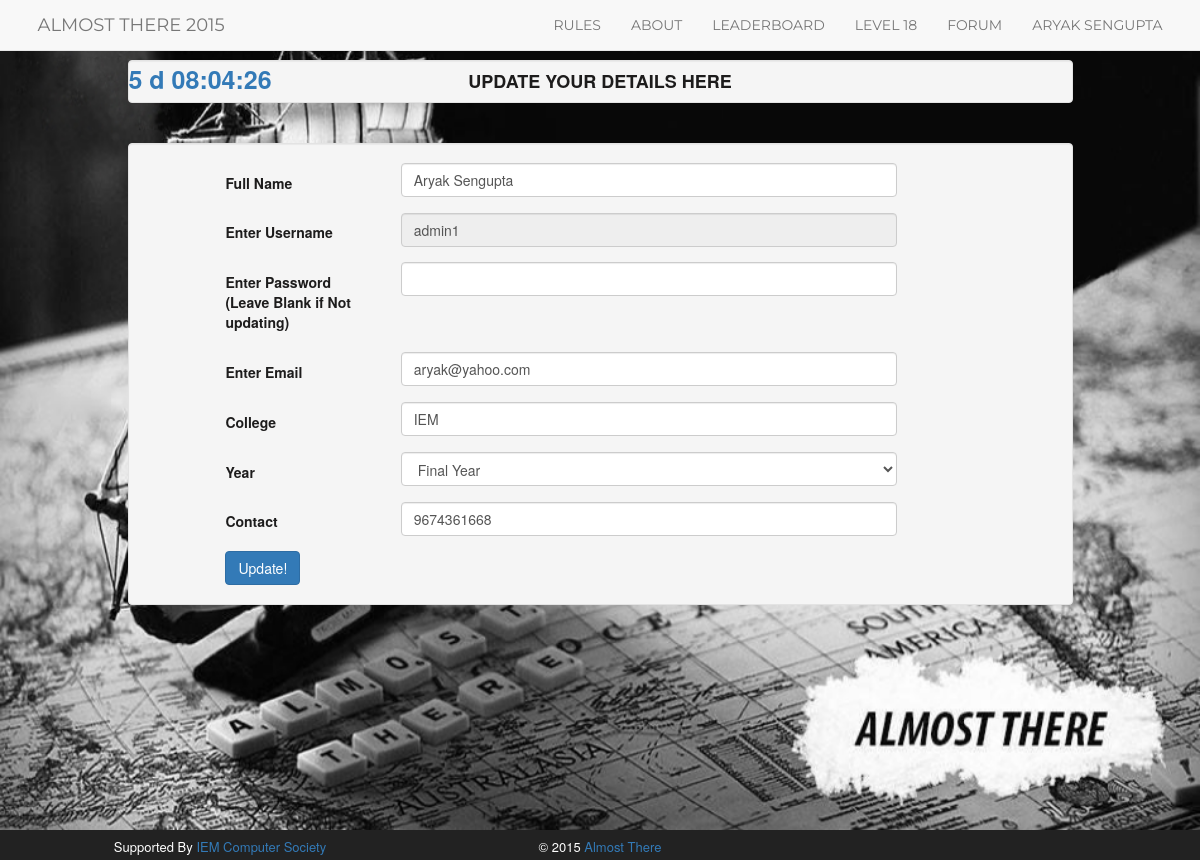
Screenshot of /update.php (signed in) with the database file from the repository.
### tables this page shows
CREATE TABLE IF NOT EXISTS `progress` (
  `user_id` int(11) NOT NULL,
  `level` int(11) NOT NULL,
  `attempts` int(255) NOT NULL,
  `latest_attempt` timestamp NOT NULL DEFAULT CURRENT_TIMESTAMP ON UPDATE CURRENT_TIMESTAMP
);

CREATE TABLE IF NOT EXISTS `users` (
  `user_id` int(11) NOT NULL,
  `username` varchar(1000) NOT NULL,
  `password` varchar(1000) NOT NULL,
  `full_name` varchar(1000) NOT NULL,
  `college` varchar(1000) NOT NULL,
  `year` int(11) NOT NULL,
  `email` varchar(1000) NOT NULL,
  `contact` bigint(20) NOT NULL,
  `role` int(11) NOT NULL
);

### class/dataManager.php (called while the page is built, shortened)
<?php
class dataManager {
    public $db_conn;
    private $host = MYSQL_HOST ;
    private $db_name = MYSQL_DB;
    function __construct() {
        try {
        $this->db_conn = new PDO("mysql:host=$this->host;dbname=$this->db_name;",MYSQL_USER,MYSQL_PASSWORD);
        }  catch (PDOException $ex) {
            return $ex->getMessage();
        }
    }
    function isLogged() {
        if(T_LOGGED==1) return true;
        else return false;
    }
    function getUser($user_id) {
        $query = $this->db_conn->prepare('SELECT * FROM users WHERE user_id = ?');
        $values = array($user_id);
        $query->execute($values);
        $result = $query->fetch(PDO::FETCH_OBJ);
        return $result;
    }
    function getLevel($user_id) {
        $query = $this->db_conn->prepare('SELECT level FROM progress WHERE user_id = ?');
        $values = array($user_id);
        $query->execute($values);
        $obj = $query->fetch(PDO::FETCH_OBJ);
        return $obj->level;
    }
}
?>

### update.php (the view, shortened to what this page needs)
<?php
require_once 'class/dataManager.php';
$dm = new dataManager();
$curr_user = $dm->getuser(T_USER_ID);
?>
<!DOCTYPE html>
<html lang="en">
  <head>
    <link href="css/bootstrap.css" rel="stylesheet" media="screen">
    <link rel="stylesheet" href="css/bootstrap.min.css" >
    <link rel="stylesheet" href="css/treasure.css">
  </head>
  <body>
    <?php include 'includes/navbar.php'; ?>
    <div class="container main_body">
        <div class="row">
            <div class="col-md-1"></div>
            <div class="col-md-10">
                 <div class="well"  style="padding:0;">
                    <div class="row">
                        <div class="col-md-4">
<div class = "clock">
	<a href="#" id="timer"></a></div>
</div>
                        <div class="col-md-4">
                            <h4 id="levelno" align="center"><strong>UPDATE YOUR DETAILS HERE</strong></h4>
                        </div>
                        <div class="col-md-4"></div>
                    </div>
                </div>
                <br>
                <?php
                if($dm->isLogged()) {
                if(isset($success)) {
                    ?>
                <div class="well">
                    <h3 align="center">Your details has been updated in the system!</h3>
                    <p align="center">Click <a href="play.php">here</a> to continue Playing!</p>
                </div>
                    <?php
                }else{
                ?>
                 <div class="well">
                     <div class="row">
                     <div class="col-md-1"></div>
                     <div class="col-md-9">
                <form method="post" action="">
                  <div class="form-group" >
                    <div class="row">
                        <div class="col-md-3"><label id="reg_form">Full Name</label></div>
                        <div class="col-md-9">
                       <input type="text" class="form-control" name="full_name" id="full_name" placeholder="Enter your full name" value="<?php echo $curr_user->full_name; ?>">
                        </div>
                    </div>
                  </div>
                  <div class="form-group" >
                    <div class="row">
                        <div class="col-md-3"><label id="reg_form">Enter Username</label></div>
                        <div class="col-md-9">
                       <input type="text" class="form-control" name="username" id="username" placeholder="Enter your username" value="<?php echo $curr_user->username; ?>" disabled>
                        </div>
                    </div>
                  </div>
                  <div class="form-group" >
                    <div class="row">
                        <div class="col-md-3"><label id="reg_form">Enter Password (Leave Blank if Not updating)</label></div>
                        <div class="col-md-9">
                       <input type="password" class="form-control" name="userpass" id="userpass">
                        </div>
                    </div>
                  </div>
                  <div class="form-group" >
                    <div class="row">
                        <div class="col-md-3"><label id="reg_form">Enter Email</label></div>
                        <div class="col-md-9">
                       <input type="email" class="form-control" name="useremail" id="useremail" placeholder="yourname@abc.com" value="<?php echo $curr_user->email; ?>">
                        </div>
                    </div>
                  </div>
                  <div class="form-group" >
                    <div class="row">
                        <div class="col-md-3"><label id="reg_form">College</label></div>
                        <div class="col-md-9">
                       <input type="text" class="form-control" name="usercollege" id="usercollege" placeholder="Enter your College Name" value="<?php echo $curr_user->college; ?>">
                        </div>
                    </div>
                  </div>
                  <div class="form-group" >
                    <div class="row">
                        <div class="col-md-3"><label id="reg_form">Year</label></div>
                        <div class="col-md-9">
                       <select class="form-control" name="useryear" >
                            <option value="4" <?php if($curr_user->year == 4) echo 'selected="selected"'; ?>>Final Year</option>
                        </select>
                        </div>
                    </div>
                  </div>
                  <div class="form-group" >
                    <div class="row">
                        <div class="col-md-3"><label id="reg_form">Contact</label></div>
                        <div class="col-md-9">
                       <input type="text" class="form-control" name="usercontact" id="usercontact" value="<?php echo $curr_user->contact; ?>" onkeypress="return isNumberKey(event);">
                        </div>
                    </div>
                  </div>
                <input type="submit" class="btn btn-primary" name="submit" value="Update!" onclick="return validate();"/>
               </form>
                     </div>
                     <div class="col-md-2"></div>
                     </div>
                     </div>
                <?php } } else echo '<div class="well"><h3 class="text-danger" align="center">Sorry, you must Login first!</h3></div>'; ?>
            </div>
            <div class="col-md-1"></div>
        </div>
    </div>
    <?php include 'includes/footer.php'; ?>
  </body>
</html>

### includes/navbar.php (shortened to what this page needs)
<nav class="navbar navbar-default navbar-fixed-top navbar-right" role="navigation">
      <div class="container">
        <div class="navbar-header">
          <a class="navbar-brand active" href="index.php">ALMOST THERE 2015</a>
        </div>
        <div class="collapse navbar-collapse navbar-ex1-collapse navbar-right">
          <ul class="nav navbar-nav">
                    <li>
                        <a href="index.php#rules">RULES</a>
                    </li>
                    <li>
                        <a href="index.php#about">ABOUT</a>
					</li>
					 <li>
                        <a href="leader_frozen.php">LEADERBOARD</a>
					</li>
					<?php
             require_once 'class/dataManager.php';
             $dm = new dataManager();
             if($dm->isLogged()) {
                 $level = $dm->getLevel(T_USER_ID);
                 if($level > T_MAXLEVEL) {
                  echo '<li><a href="play.php" id="nav_level">Completed</a></li>';
                 }else {
                     echo '<li><a href="play.php" id="nav_level">Level ' . $level .'</a></li>';
                 }
				 echo '<li><a href="forum.php" id="nav_level">Forum</a></li>';
                 echo '<li class="dropdown page-scroll"><a href="#" class="dropdown-toggle">' . T_NAME .'</a>';
             } ?>
          </ul>
        </div>
      </div>
    </nav>

### css/treasure.css (style rules this page uses)
body { color: #1D1C1C; }
html, body { height: 100%; }
.main_body { padding-bottom: 20px; }
.navbar-default { text-transform:uppercase; font-family: Montserrat,"Helvetica Neue",Helvetica,Arial,sans-serif; }
#reg_form { padding-top: 0.7em; }

### update.php (style rules this page uses)
body { margin-top: 60px; }
.clock { text-color:#219ab2; font-size:25px; }

### rows the page displays
progress: level "18"
users: full_name "Aryak Sengupta", username "admin1", useremail "aryak@yahoo.com", usercollege "IEM", useryear "Final Year", usercontact "9674361668"

### other values shown
T_NAME "ARYAK SENGUPTA"
